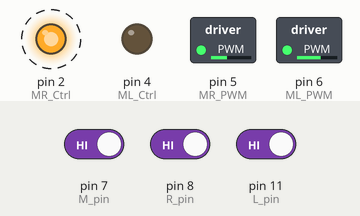
Bench run of a sketch on a simulated Arduino Uno, built with avr-gcc and run on an emulated ATmega328P. Shown: switched loads named in the sketch (green lamp = pin HIGH), output pins drawn as LEDs (lit = HIGH). Dashed ring = blinking. Inputs (shaded band) come from the test bench; at power-on: pin 7 (M_pin) HIGH, pin 8 (R_pin) HIGH, pin 11 (L_pin) HIGH.

Above: at 3.8 s.
3.9 s: pin 7 (M_pin) driven LOW and pin 8 (R_pin) driven LOW and pin 11 (L_pin) driven LOW
At 5.6 s:
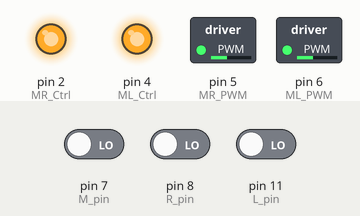
6.0 s: pin 7 (M_pin) driven HIGH
At 6.5 s:
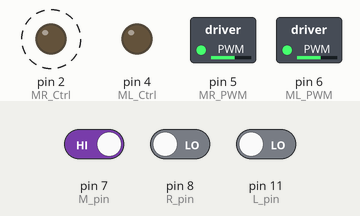
11.0 s: pin 7 (M_pin) driven LOW
At 11.8 s:
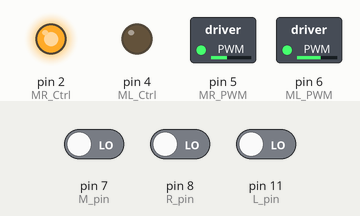
13.5 s: pin 8 (R_pin) driven HIGH
At 14.8 s:
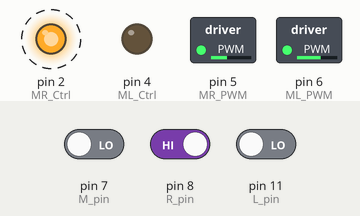
Timing chart, 0 to 19.5 s (numbered marks = the images above; inputs shaded):
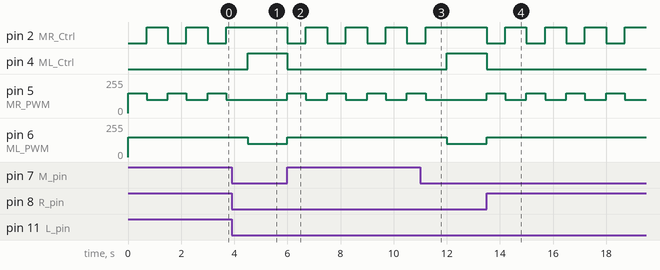

The sketch:

lesson_13.ino
```cpp
/*
  Keyestudio Mini Tank Robot V3 (Popular Edition)
  lesson 13
  draw a circle for tank
  http://www.keyestudio.com
*/

//The wiring of line tracking sensor
#define L_pin  11  //left
#define M_pin  7  //middle
#define R_pin  8  //right

#define ML_Ctrl 4  //Define the direction control pin of the left motor
#define ML_PWM 6   //Define the PWM control pin of the left motor
#define MR_Ctrl 2  //Define the direction control pin of the right motor
#define MR_PWM 5   //Define the PWM control pin of the right motor
int L_val, M_val, R_val;

void setup()
{
  Serial.begin(9600); //Set the baud rate to 9600
  pinMode(L_pin, INPUT); //Set all pins of the line tracking sensor as input mode
  pinMode(M_pin, INPUT);
  pinMode(R_pin, INPUT);
  pinMode(ML_Ctrl, OUTPUT);
  pinMode(ML_PWM, OUTPUT);
  pinMode(MR_Ctrl, OUTPUT);
  pinMode(MR_PWM, OUTPUT);
}

void loop () {
  L_val = digitalRead(L_pin); //Read the value of the left sensor
  M_val = digitalRead(M_pin); //Read the value of the middle sensor
  R_val = digitalRead(R_pin); //Read the value of the right sensor
  if ( L_val == 0 && M_val == 0 && R_val == 0 ) { //when black lines are not detected, go front
    Car_front();
  }
  else { //black lines are detected, go back then turn left
    Car_back();
    delay(700);
    Car_left();
    delay(800);
  }
}

void Car_front()
{
  digitalWrite(MR_Ctrl, HIGH);
  analogWrite(MR_PWM, 100);
  digitalWrite(ML_Ctrl, HIGH);
  analogWrite(ML_PWM, 100);
}
void Car_back()
{
  digitalWrite(MR_Ctrl, LOW);
  analogWrite(MR_PWM, 150);
  digitalWrite(ML_Ctrl, LOW);
  analogWrite(ML_PWM, 150);
}
void Car_left()
{
  digitalWrite(MR_Ctrl, HIGH);
  analogWrite(MR_PWM, 100);
  digitalWrite(ML_Ctrl, LOW);
  analogWrite(ML_PWM, 150);
}
void Car_right()
{
  digitalWrite(MR_Ctrl, LOW);
  analogWrite(MR_PWM, 150);
  digitalWrite(ML_Ctrl, HIGH);
  analogWrite(ML_PWM, 100);
}
void Car_Stop()
{
  digitalWrite(MR_Ctrl, LOW);
  analogWrite(MR_PWM, 0);
  digitalWrite(ML_Ctrl, LOW);
  analogWrite(ML_PWM, 0);
}
 //****************************************************************
```

Measured:
- after the input at 3.9 s, pin 2 (MR_Ctrl): stays HIGH (without the input it goes to LOW after 0.60 s); pin 4 (ML_Ctrl): LOW → HIGH after 0.60 s; pin 5 (MR_PWM): stays 100/255 (without the input it goes to 150/255 after 0.60 s); pin 6 (ML_PWM): 150/255 → 100/255 after 0.60 s
- after the input at 6.0 s, pin 2 (MR_Ctrl): alternates HIGH for 0.80 s and LOW for 0.70 s, starting at once; pin 4 (ML_Ctrl): HIGH → LOW at once; pin 5 (MR_PWM): alternates 150/255 for 0.70 s and 100/255 for 0.80 s, starting at once; pin 6 (ML_PWM): 100/255 → 150/255 at once
- after the input at 11.0 s, pin 2 (MR_Ctrl): goes on until 11.2 s, then stays HIGH; pin 4 (ML_Ctrl): LOW → HIGH after 1.0 s; pin 5 (MR_PWM): goes on until 11.2 s, then stays 100/255; pin 6 (ML_PWM): 150/255 → 100/255 after 1.0 s
- after the input at 13.5 s, pin 2 (MR_Ctrl): alternates HIGH for 0.80 s and LOW for 0.70 s, starting at once; pin 4 (ML_Ctrl): HIGH → LOW at once; pin 5 (MR_PWM): alternates 150/255 for 0.70 s and 100/255 for 0.80 s, starting at once; pin 6 (ML_PWM): 100/255 → 150/255 at once
- by itself, pin 2 (MR_Ctrl): alternates HIGH for 0.80 s and LOW for 0.70 s
- by itself, pin 5 (MR_PWM): alternates 150/255 for 0.70 s and 100/255 for 0.80 s
